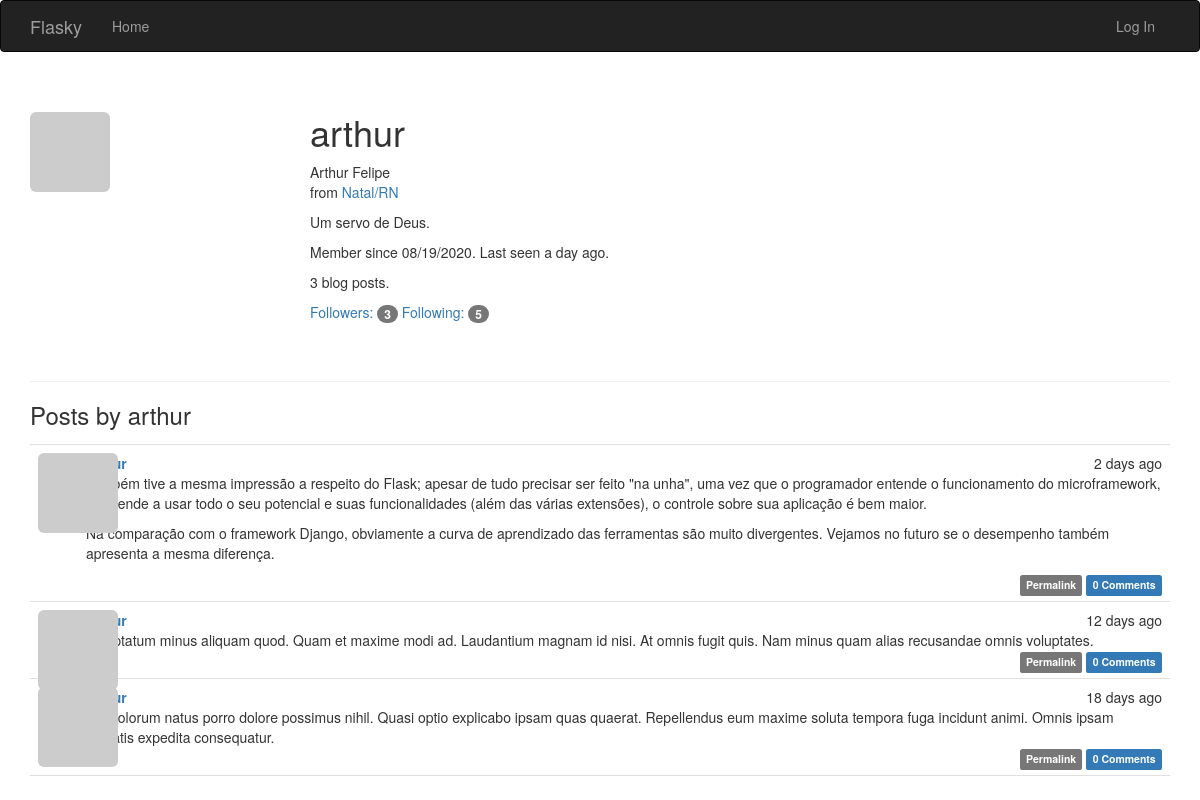
Page /user/arthur on the earlier database version.
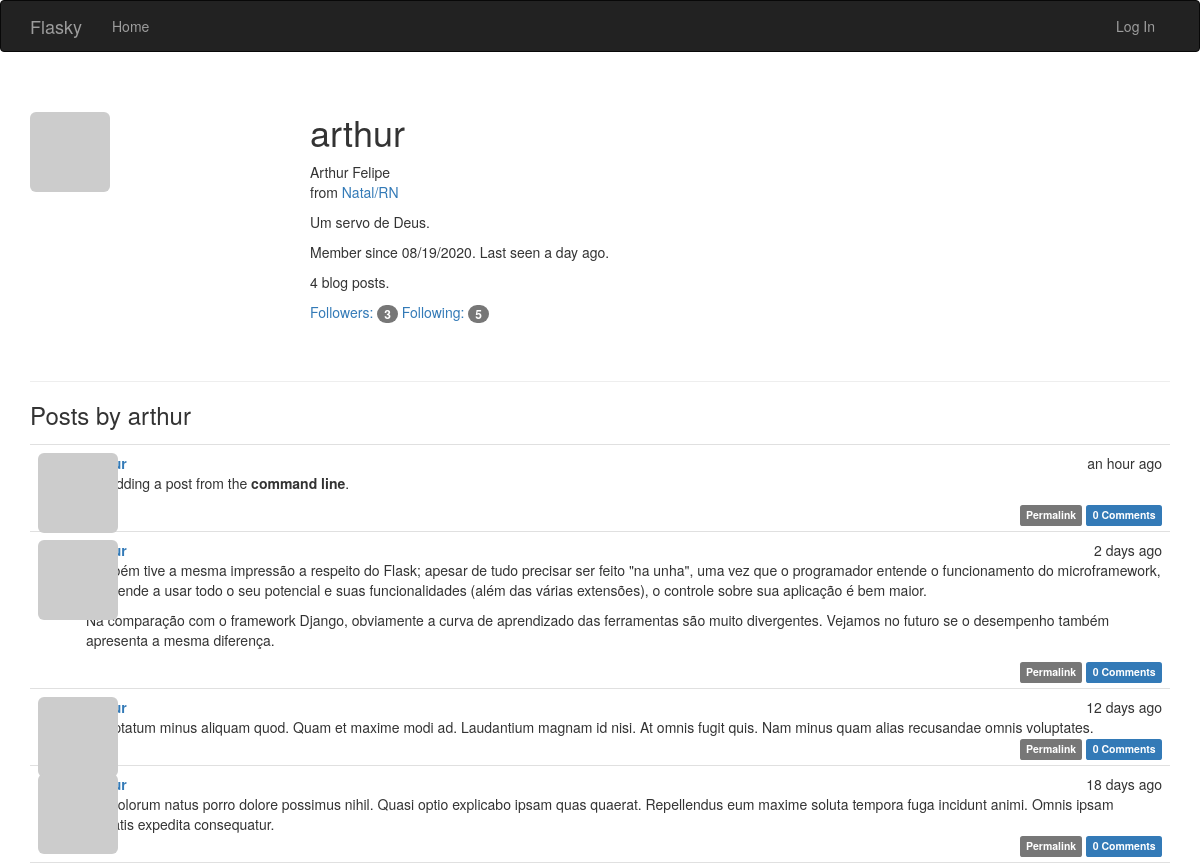
Same page on the later database version.
### app/models.py (models this page shows, shortened)
class User(UserMixin, db.Model):
    __tablename__ = 'users'
    id = db.Column(db.Integer, primary_key=True)
    email = db.Column(db.String(64), unique=True, index=True)
    username = db.Column(db.String(64), unique=True, index=True)
    name = db.Column(db.String(64))
    location = db.Column(db.String(64))
    about_me = db.Column(db.Text())
    member_since = db.Column(db.DateTime(), default=datetime.utcnow)
    last_seen = db.Column(db.DateTime(), default=datetime.utcnow)
    confirmed = db.Column(db.Boolean, default=False)
    password_hash = db.Column(db.String(128))
    avatar_hash = db.Column(db.String(32))
    role_id = db.Column(db.Integer, db.ForeignKey('roles.id'))
    posts = db.relationship('Post', backref='author', lazy='dynamic')
    followed = db.relationship(
        'Follow',
        foreign_keys=[Follow.follower_id],
        backref=db.backref('follower', lazy='joined'),
        lazy='dynamic',
        cascade='all, delete-orphan'
    )
    followers = db.relationship(
        'Follow',
        foreign_keys=[Follow.followed_id],
        backref=db.backref('followed', lazy='joined'),
        lazy='dynamic',
        cascade='all, delete-orphan'
    )
    comments = db.relationship('Comment', backref='author', lazy='dynamic')
    @property
    def password(self):
        raise AttributeError('password is not a readable attribute')
    def gravatar_hash(self):
        return hashlib.md5(self.email.lower().encode('utf-8')).hexdigest()
    def gravatar(self, size=100, default='identicon', rating='g'):
        if request.is_secure:
            url = 'https://secure.gravatar.com/avatar'
        else:
            url = 'http://secure.gravatar.com/avatar'
        hash = self.avatar_hash or self.gravatar_hash()
        return f'{url}/{hash}?s={size}&d={default}&r={rating}'

class Post(db.Model):
    __tablename__ = 'posts'
    id = db.Column(db.Integer, primary_key=True)
    body = db.Column(db.Text)
    body_html = db.Column(db.Text)
    timestamp = db.Column(db.DateTime, index=True, default=datetime.utcnow)
    author_id = db.Column(db.Integer, db.ForeignKey('users.id'))
    comments = db.relationship('Comment', backref='post', lazy='dynamic')

### app/main/views.py (the view)
@main.route('/user/<username>')
def user(username):
    user = User.query.filter_by(username=username).first()
    if user is None:
        abort(404)
    posts = user.posts.order_by(Post.timestamp.desc()).all()
    return render_template('user.html', user=user, posts=posts)

### app/auth/views.py (called while the page is built)
@auth.before_app_request
def before_request():
    if current_user.is_authenticated:
        current_user.ping()
        if (not current_user.confirmed
                and request.endpoint
                and request.blueprint != 'auth'
                and request.endpoint != 'static'):
            return redirect(url_for('auth.unconfirmed'))

### app/main/__init__.py (called while the page is built)
@main.app_context_processor
def inject_permissions():
    return dict(Permission=Permission)

### app/models.py (called while the page is built)
    def can(self, permissions):
        return False

    def is_administrator(self):
        return False

### app/templates/user.html (shortened to what this page needs)
{% extends "base.html" %}
{% import "_macros.html" as macros %}
{% block page_content %}
<div class="page-header">
    <img class="img-rounded profile-thumbnail" src="{{ user.gravatar(size=256) }}">
    <div class="profile-header">
        <h1>{{ user.username }}</h1>
        {% if user.name or user.location %}
        <p>
            {% if user.name %}{{ user.name }}<br>{% endif %}
            {% if user.location %}
                from <a href="http://maps.google.com/?q={{ user.location }}">{{ user.location }}</a><br>
            {% endif %}
        </p>
        {% endif %}
        {% if user.about_me %}<p>{{ user.about_me }}</p>{% endif %}
        <p>Member since {{ moment(user.member_since).format('L') }}. Last seen {{ moment(user.last_seen).fromNow() }}.</p>
        <p>{{ user.posts.count() }} blog posts.</p>
        <p>
            <a href="{{ url_for('.followers', username=user.username) }}">Followers: <span class="badge">{{ user.followers.count() }}</span></a>
            <a href="{{ url_for('.followed_by', username=user.username) }}">Following: <span class="badge">{{ user.followed.count() }}</span></a>
        </p>
    </div>
</div>
<h3>Posts by {{ user.username }}</h3>
{% include '_posts.html' %}
{% endblock %}

### app/templates/base.html (shortened to what this page needs)
{% extends "bootstrap/base.html" %}
{% block head %}
{{ super() }}
<link rel="stylesheet" type="text/css" href="{{ url_for('static', filename='styles.css') }}">
{% endblock %}
{% block navbar %}
<div class="navbar navbar-inverse" role="navigation">
    <div class="container">
        <div class="navbar-header">
            <a class="navbar-brand" href="{{ url_for('main.index') }}">Flasky</a>
        </div>
        <div class="navbar-collapse collapse">
            <ul class="nav navbar-nav">
                <li><a href="{{ url_for('main.index') }}">Home</a></li>
            </ul>
            <ul class="nav navbar-nav navbar-right">
                {% if current_user.is_authenticated %}
                <li class="dropdown">
                    <a href="#" class="dropdown-toggle" data-toggle="dropdown">
                        <img src="{{ current_user.gravatar(size=18) }}">
                        Account <b class="caret"></b>
                    </a>
                    <ul class="dropdown-menu">
                        <li><a href="{{ url_for('auth.change_password') }}">Change Password</a></li>
                        <li><a href="{{ url_for('auth.change_email_request') }}">Change Email</a></li>
                        <li><a href="{{ url_for('auth.logout') }}">Log Out</a></li>
                    </ul>
                </li>
                {% else %}
                <li><a href="{{ url_for('auth.login') }}">Log In</a></li>
                {% endif %}
            </ul>
        </div>
    </div>
</div>
{% endblock %}
{% block content %}
<div class="container">
    {% block page_content %}{% endblock %}
</div>
{% endblock %}

### app/templates/_posts.html (shortened to what this page needs)
<ul class="posts">
    {% for post in posts %}
    <li class="post">
        <div class="post-thumbnail">
            <a href="{{ url_for('.user', username=post.author.username) }}">
                <img class="img-rounded profile-thumbnail" src="{{ post.author.gravatar(size=40) }}">
            </a>
        </div>
        <div class="post-content">
            <div class="post-date">{{ moment(post.timestamp).fromNow() }}</div>
            <div class="post-author"><a href="{{ url_for('.user', username=post.author.username) }}">{{ post.author.username }}</a></div>
            <div class="post-body">
                {% if post.body_html %}
                    {{ post.body_html | safe }}
                {% else %}
                    {{ post.body }}
                {% endif %}
            </div>
            <div class="post-footer">
                <a href="{{ url_for('.post', id=post.id) }}">
                    <span class="label label-default">Permalink</span>
                </a>
                <a href="{{ url_for('.post', id=post.id) }}#comments">
                    <span class="label label-primary">{{ post.comments.count() }} Comments</span>
                </a>
            </div>
        </div>
    </li>
    {% endfor %}
</ul>

### app/static/styles.css (style rules this page uses)
.profile-thumbnail { position: absolute; }
.profile-header { min-height: 260px; margin-left: 280px; }
ul.posts { list-style-type: none; padding: 0px; margin: 16px 0px 0px 0px; border-top: 1px solid #e0e0e0; }
ul.posts li.post { padding: 8px; border-bottom: 1px solid #e0e0e0; }
div.post-date { float: right; }
div.post-author { font-weight: bold; }
div.post-thumbnail { position: absolute; }
div.post-content { margin-left: 48px; min-height: 48px; }
div.post-footer { text-align: right; }

Differences in the rows shown:
added Post: timestamp "an hour ago", body_html "I'm adding a post from the command line .", comments.count "0"
Other differences:
{{ user.posts.count() }}: "3" → "4"
